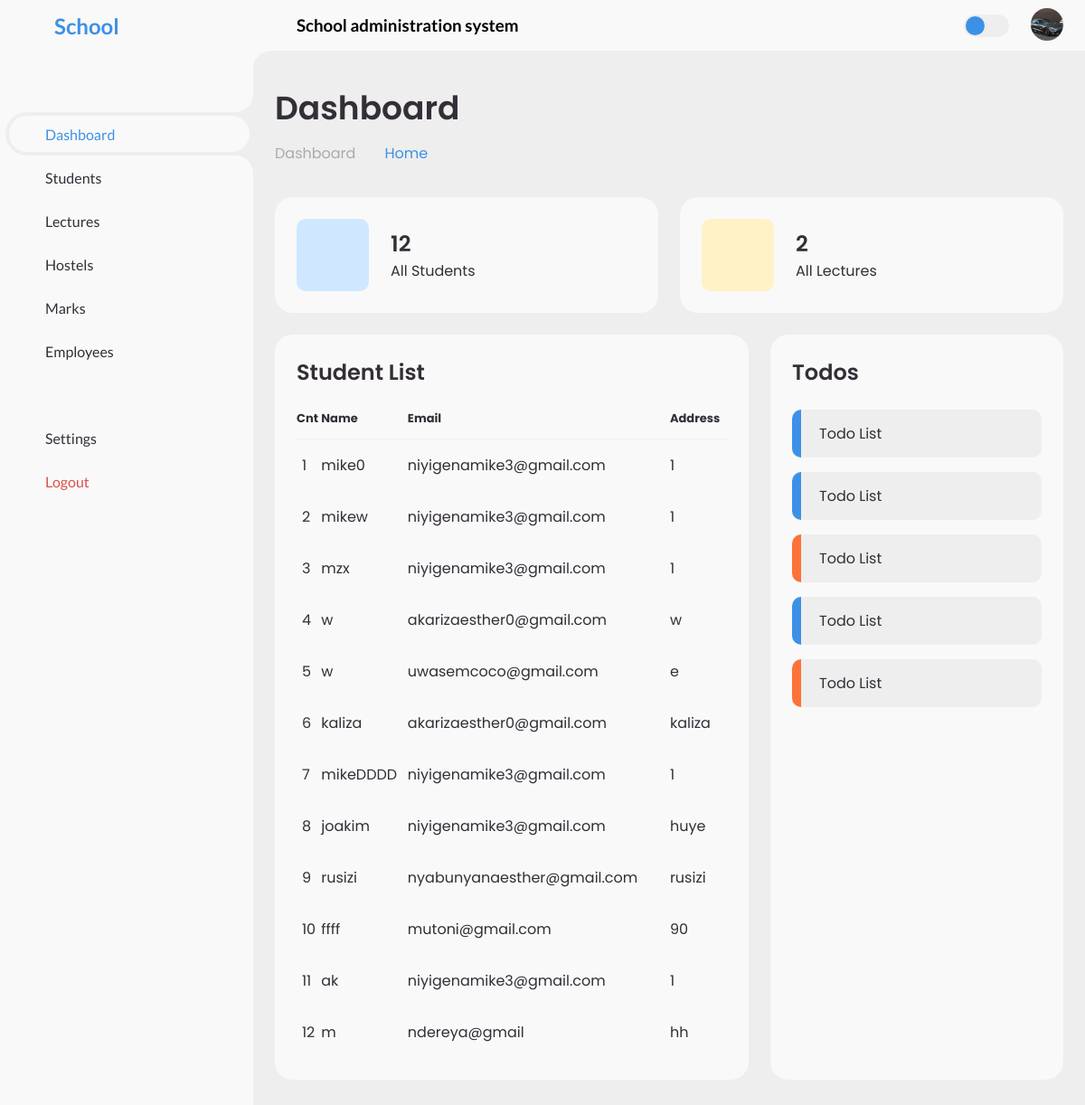
/app/ (signed in), run on the app's committed database.
### tables this page shows
CREATE TABLE `student` (
  `id` int(11) NOT NULL,
  `fullname` varchar(90) DEFAULT NULL,
  `age` varchar(90) DEFAULT NULL,
  `regnumber` varchar(90) DEFAULT NULL,
  `department` varchar(90) DEFAULT NULL,
  `address` varchar(90) DEFAULT NULL,
  `email` varchar(90) DEFAULT NULL,
  `password` varchar(90) DEFAULT NULL,
  `gender` varchar(90) DEFAULT NULL,
  `user_image` varchar(99) NOT NULL
);

### app/home.php (the view, shortened to what this page needs)
<main>
			<div class="head-title">
				<div class="left">
					<h1>Dashboard</h1>
					<ul class="breadcrumb">
						<li>
							<a href="#">Dashboard</a>
						</li>
						<li>
							<a class="active" href="#">Home</a>
						</li>
					</ul>
				</div>
 			</div>
			<ul class="box-info">
				<?php include_once("includes/cards.php");
				     $student = "SELECT COUNT(*) AS student FROM student";
					 $student = $conn->query($student);
					 $student = $student->fetch_assoc();
					 $student = $student['student'];
					 $lectures = "SELECT COUNT(*) AS lectures FROM lectures";
					 $lectures = $conn->query($lectures);
					 generateCard($student, 'All Students');
 				?>
 			</ul>
			<div class="table-data">
				<div class="order">
					<div class="head">
						<h3>Student List</h3>
					</div>
					<table>
						<thead>
							<tr>
							<th>Cnt</th>
							<th>Name</th>
								<th>Email</th>
								<th>Address</th>
							</tr>
						</thead>
						<tbody>
						<?php
            $sql = "SELECT * FROM student";
            $result = $conn->query($sql);
            $x = 0;
            if ($result->num_rows > 0) {
                while($row = $result->fetch_assoc()) {
                    $x++;
                    echo "<tr>";
                    echo "<td>".$x."</td>";
                    echo "<td>".$row["fullname"]."</td>";
                    echo "<td>".$row["email"]."</td>";
                    echo "<td>".$row["address"]."</td>";
                    echo "</tr>";
                }
            } else {
                echo "<tr><td colspan='8'>No records found</td></tr>";
            }
            ?>
						</tbody>
					</table>
				</div>
				<div class="todo">
					<div class="head">
						<h3>Todos</h3>
					</div>
					<ul class="todo-list">
						<li class="completed">
							<p>Todo List</p>
						</li>
						<li class="completed">
							<p>Todo List</p>
						</li>
						<li class="not-completed">
							<p>Todo List</p>
						</li>
						<li class="completed">
							<p>Todo List</p>
						</li>
						<li class="not-completed">
							<p>Todo List</p>
						</li>
					</ul>
				</div>
			</div>
		</main>

### app/index.php (shortened to what this page needs)
?><!DOCTYPE html>
<html lang="en">
<head>
	<link rel="stylesheet" href="style.css">
</head>
<body>
<?php
 $page = isset($_GET['page']) ? $_GET['page'] : 'home';
?>
<?php include_once("pagesSections/sideBar.php"); ?>
	<?php include_once('includes/header.php') ?>
	<section id="content">
		<?php include_once("pagesSections/header.php"); ?>
        <?php
        if(is_file($page.'.php')){
            include $page.'.php';
        }
        ?>
	</section>
  </body>
</html>

### app/pagesSections/sideBar.php (shortened to what this page needs)
<section id="sidebar">
		<a href="#" class="brand">
			<span class="text">School</span>
		</a>
		<ul class="side-menu top">
			<li class="active">
				<a href="./">
					<span class="text">Dashboard</span>
				</a>
			</li>
			<li>
				<a href="./?page=student">
					<span class="text">Students</span>
				</a>
			</li>
			<li>
				<a href="./?page=lectures">
					<span class="text">Lectures</span>
				</a>
			</li>
			<li>
				<a href="./?page=hostels">
					<span class="text">Hostels</span>
				</a>
			</li>
			<li>
				<a href="./?page=marks">
					<span class="text">Marks</span>
				</a>
			</li>
            <li>
				<a href="./?page=employees">
					<span class="text">Employees</span>
				</a>
			</li>
		</ul>
		<ul class="side-menu">
			<li>
				<a href="#">
					<span class="text">Settings</span>
				</a>
			</li>
			<li>
				<a href="logOUt.php" class="logout">
					<span class="text">Logout</span>
				</a>
			</li>
		</ul>
	</section>

### app/includes/header.php (shortened to what this page needs)
<head>
     <link href="../assets/css2/custom.css" rel="stylesheet" />
</head>

### app/pagesSections/header.php (shortened to what this page needs)
<nav>
 			<form action="#">
				<h1>School administration system </h1>
			</form>
			<label for="switch-mode" class="switch-mode"></label>
			<a href="#" class="profile">
				<img src="<?php echo $_SESSION['image']; ?>">
			</a>
		</nav>

### app/includes/cards.php
<?php
function generateCard($number, $text) {
echo '<li>';
echo" <i class='bx bxs-calendar-check' ></i>";
echo' <span class="text">';
echo'     <h3>'.$number.'</h3>';
echo'    <p>'.$text.'</p>';
echo' </span>';
echo'</li>';
}
?>

### assets/css2/custom.css (style rules this page uses)
html, body { overflow-x: hidden !important; }

### data on the page
student: fullname "mike0", email "niyigenamike3@gmail.com", address "1"
student: fullname "mikew", email "niyigenamike3@gmail.com", address "1"
student: fullname "mzx", email "niyigenamike3@gmail.com", address "1"
student: fullname "w", email "akarizaesther0@gmail.com", address "w"
student: fullname "w", email "uwasemcoco@gmail.com", address "e"
student: fullname "kaliza", email "akarizaesther0@gmail.com", address "kaliza"
student: fullname "mikeDDDD", email "niyigenamike3@gmail.com", address "1"
student: fullname "joakim", email "niyigenamike3@gmail.com", address "huye"
student: fullname "rusizi", email "nyabunyanaesther@gmail.com", address "rusizi"
student: fullname "ffff", email "mutoni@gmail.com", address "90"
student: fullname "ak", email "niyigenamike3@gmail.com", address "1"
student: fullname "m", email "ndereya@gmail", address "hh"

### other printed values
$number "12 2"
$text "All Students All Lectures"
